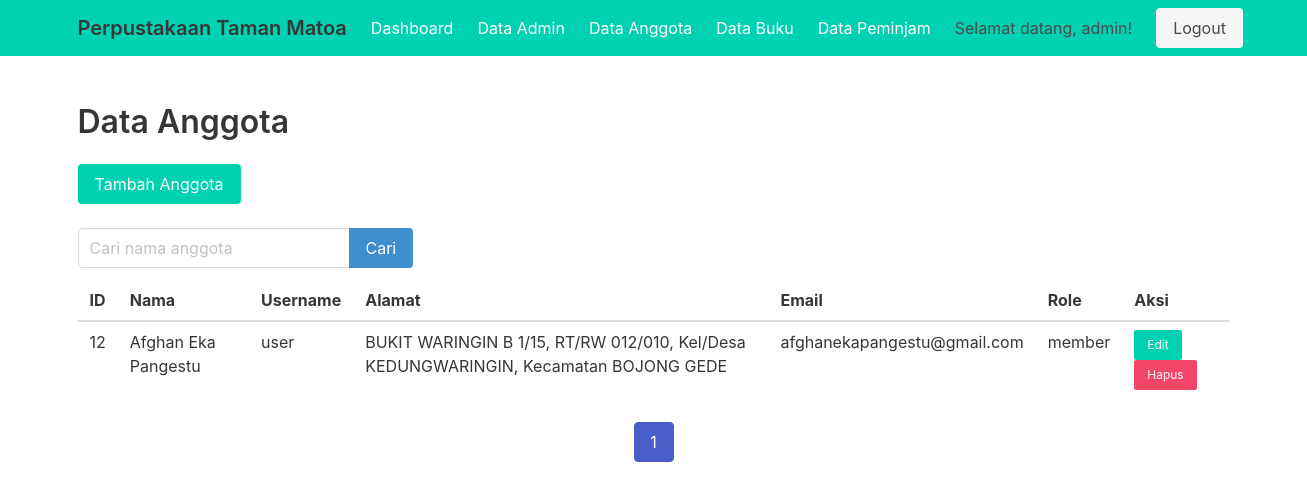
Screenshot of /data_anggota.php (signed in) with the database file from the repository.
### tables this page shows
CREATE TABLE `anggota` (
  `id` int NOT NULL,
  `username` varchar(100) NOT NULL,
  `password` varchar(255) NOT NULL,
  `nama` varchar(100) NOT NULL,
  `alamat` varchar(255) NOT NULL,
  `email` varchar(100) NOT NULL,
  `role` varchar(50) DEFAULT NULL
);

### data_anggota.php (the view, shortened to what this page needs)
<?php
include 'koneksi.php';
$results_per_page = 5;
$current_page = isset($_GET['page']) ? $_GET['page'] : 1;
$start_index = ($current_page - 1) * $results_per_page;
$total_results = mysqli_query($conn, "SELECT COUNT(*) as total FROM anggota");
$total_results = mysqli_fetch_assoc($total_results)['total'];
$total_pages = ceil($total_results / $results_per_page);
$search = '';
$query = "SELECT * FROM anggota
          WHERE nama LIKE '%$search%'
          LIMIT $start_index, $results_per_page";
$result = mysqli_query($conn, $query);
?>
<?php include 'header.php'; ?>
<section class="section">
  <div class="container">
    <h1 class="title">Data Anggota</h1>
    <a class="button is-primary" href="tambah_anggota.php">Tambah Anggota</a>
    <form action="data_anggota.php" method="GET" class="mb-3 mt-5">
      <div class="field has-addons">
        <div class="control">
          <input class="input" type="text" name="search" placeholder="Cari nama anggota">
        </div>
        <div class="control">
          <button class="button is-info" type="submit">Cari</button>
        </div>
      </div>
    </form>
    <table class="table is-striped is-hoverable" style="width:100%;">
      <thead>
        <tr>
          <th>ID</th>
          <th>Nama</th>
          <th>Username</th>
          <th>Alamat</th>
          <th>Email</th>
          <th>Role</th>
          <th>Aksi</th>
        </tr>
      </thead>
      <tbody>
        <?php
        if (mysqli_num_rows($result) > 0) {
          while ($row = mysqli_fetch_assoc($result)) {
            $id = $row['id'];
            $nama = $row['nama'];
            $username = $row['username'];
            $alamat = $row['alamat'];
            $email = $row['email'];
            $role = $row['role'];
            ?>
            <tr>
              <td><?php echo $id; ?></td>
              <td><?php echo $nama; ?></td>
              <td><?php echo $username; ?></td>
              <td><?php echo $alamat; ?></td>
              <td><?php echo $email; ?></td>
              <td><?php echo $role; ?></td>
              <td>
                <a href="edit_anggota.php?id=<?php echo $id; ?>" class="button is-primary is-small">Edit</a>
                <a href="hapus_anggota.php?id=<?php echo $id; ?>" class="button is-danger is-small" onclick="return confirm('Apakah Anda yakin ingin menghapus anggota ini?')">Hapus</a>
              </td>
            </tr>
          <?php
          }
        } else {
          ?>
          <tr>
            <td colspan="7">Tidak ada data anggota.</td>
          </tr>
        <?php
        }
        ?>
      </tbody>
    </table>
    <nav class="pagination is-centered" role="navigation" aria-label="pagination">
      <ul class="pagination-list">
        <?php for ($page = 1; $page <= $total_pages; $page++) : ?>
        <li>
          <a href="data_anggota.php?page=<?php echo $page; ?>"
            class="pagination-link <?php echo $page === $current_page ? 'is-current' : ''; ?>"><?php echo $page; ?></a>
        </li>
        <?php endfor; ?>
      </ul>
    </nav>
  </div>
</section>

### rows the page displays
anggota: id "12", nama "Afghan Eka Pangestu", username "user", alamat "BUKIT WARINGIN B 1/15, RT/RW 012/010, Kel/Desa KEDUNGWARINGIN, Kecamatan BOJONG GEDE", email "afghanekapangestu@gmail.com", role "member"

### other values shown
$_SESSION['username'] "admin"
